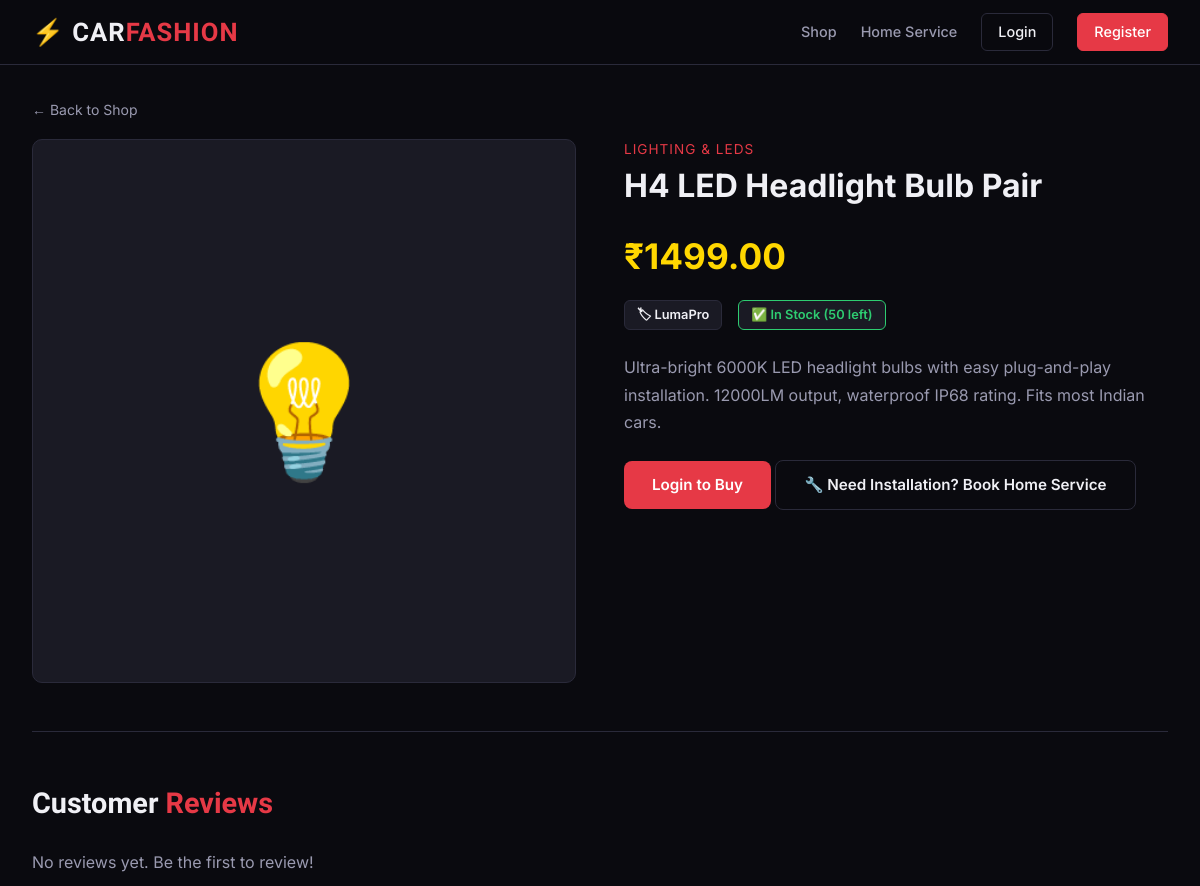
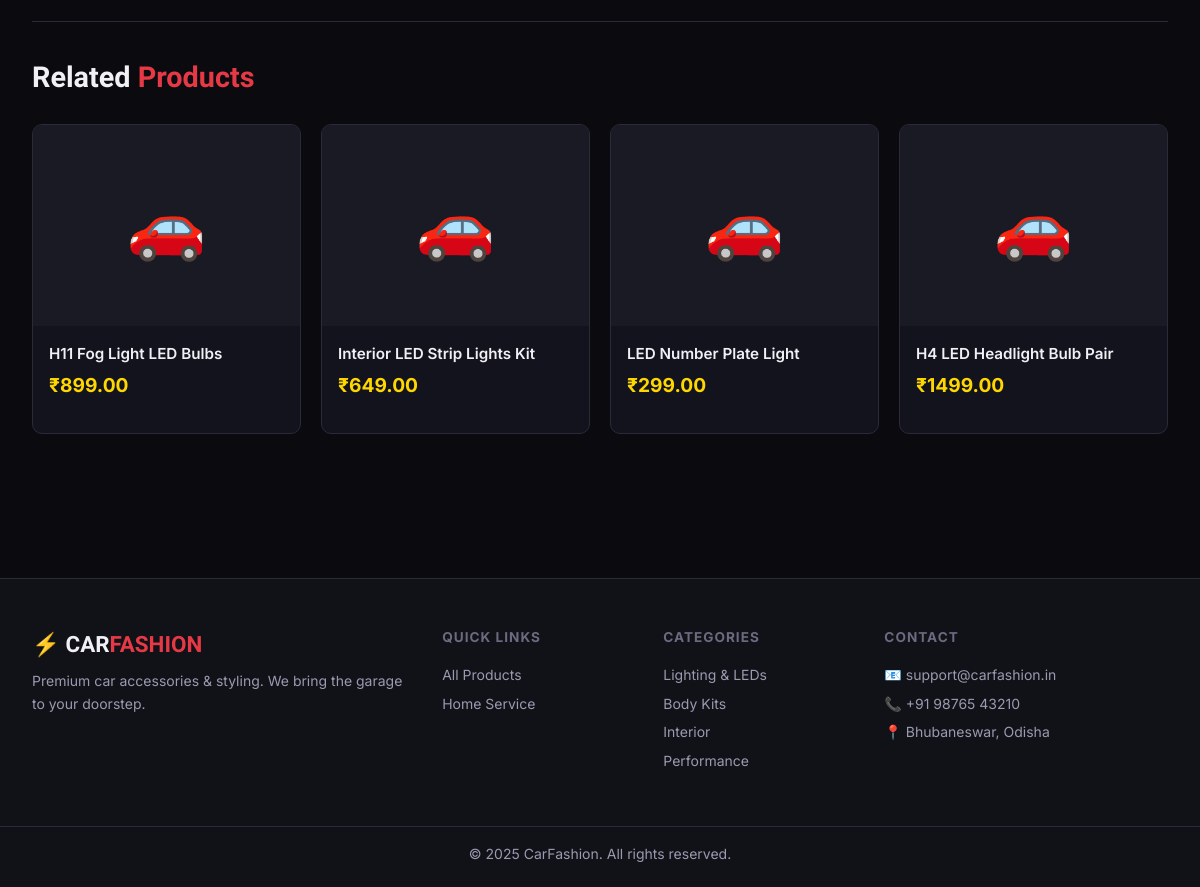
The page /products/h4-led-headlight-bulb-pair/ on the database its author committed (2 pictures, top to bottom).
### store/models.py (models this page shows, shortened)
class Product(models.Model):
    category = models.ForeignKey(Category, on_delete=models.CASCADE, related_name='products')
    name = models.CharField(max_length=200)
    slug = models.SlugField(unique=True)
    description = models.TextField()
    price = models.DecimalField(max_digits=10, decimal_places=2)
    stock = models.PositiveIntegerField(default=0)
    image = models.ImageField(upload_to='products/', blank=True, null=True)
    brand = models.CharField(max_length=100, blank=True)
    is_available = models.BooleanField(default=True)
    is_featured = models.BooleanField(default=False)
    created_at = models.DateTimeField(auto_now_add=True)
    updated_at = models.DateTimeField(auto_now=True)
    @property
    def in_stock(self):
        return self.stock > 0

class Category(models.Model):
    name = models.CharField(max_length=100)
    slug = models.SlugField(unique=True)
    description = models.TextField(blank=True)
    image = models.ImageField(upload_to='categories/', blank=True, null=True)
    class Meta:
        verbose_name_plural = 'Categories'

### store/views.py (the view, shortened to what this page needs)
# urls.py: path('products/<slug:slug>/', views.product_detail, name='product_detail'),
def product_detail(request, slug):
    product = get_object_or_404(Product, slug=slug, is_available=True)
    reviews = product.reviews.all().order_by('-created_at')
    avg_rating = reviews.aggregate(Avg('rating'))['rating__avg']
    related_products = Product.objects.filter(
        category=product.category, is_available=True
    ).exclude(id=product.id)[:4]
    review_form = ReviewForm()
    user_reviewed = False
    context = {
        'product': product,
        'reviews': reviews,
        'avg_rating': avg_rating,
        'related_products': related_products,
        'review_form': review_form,
        'user_reviewed': user_reviewed,
    }
    return render(request, 'store/product_detail.html', context)

### store/context_processors.py (called while the page is built)
def cart_count(request):
    count = 0
    if request.user.is_authenticated:
        try:
            cart = Cart.objects.get(user=request.user)
            count = cart.item_count
        except Cart.DoesNotExist:
            pass
    return {'cart_count': count}

### store/templates/store/product_detail.html (shortened to what this page needs)
{% extends 'base.html' %}
{% block content %}
<div style="margin-bottom:1rem;">
  <a href="{% url 'product_list' %}" style="color:var(--text2); font-size:.875rem;">← Back to Shop</a>
</div>
<div class="product-detail">
  <div>
    <div class="detail-img">
      {% if product.image %}<img src="{{ product.image.url }}" alt="{{ product.name }}">
      {% else %}
        {% if "led" in product.name|lower or "light" in product.name|lower %}💡
        {% elif "drl" in product.name|lower %}🔦
        {% else %}🚗{% endif %}
      {% endif %}
    </div>
  </div>
  <div class="detail-info">
    <div style="color:var(--accent); font-size:.85rem; text-transform:uppercase; letter-spacing:1px;">{{ product.category.name }}</div>
    <h1>{{ product.name }}</h1>
    <div class="detail-price">₹{{ product.price }}</div>
    <div class="detail-meta">
      {% if product.brand %}
      <span class="meta-badge">🏷 {{ product.brand }}</span>
      {% endif %}
      {% if product.in_stock %}
        <span class="meta-badge" style="color:var(--green); border-color:var(--green);">✅ In Stock ({{ product.stock }} left)</span>
      {% else %}
        <span class="meta-badge" style="color:var(--accent); border-color:var(--accent);">❌ Out of Stock</span>
      {% endif %}
    </div>
    <div style="color:var(--text2); margin-bottom:1.5rem; line-height:1.7;">{{ product.description }}</div>
    {% if user.is_authenticated %}
      {% if product.in_stock %}
        <a href="{% url 'add_to_cart' product.id %}" class="btn btn-red" style="margin-bottom:1rem;">🛒 Add to Cart</a>
      {% else %}
        <button class="btn btn-ghost" disabled style="opacity:.5; margin-bottom:1rem;">Out of Stock</button>
      {% endif %}
    {% else %}
      <a href="{% url 'login' %}" class="btn btn-red" style="margin-bottom:1rem;">Login to Buy</a>
    {% endif %}
    <a href="{% url 'home_service' %}" class="btn btn-ghost">🔧 Need Installation? Book Home Service</a>
  </div>
</div>
<hr class="divider">
<div class="reviews-section">
  <h2 class="section-title" style="margin-bottom:1.5rem;">Customer <span>Reviews</span></h2>
  {% if reviews %}
    {% for review in reviews %}
    <div class="review-card">
      <div class="review-header">
        <div>
          <span class="reviewer-name">{{ review.user.first_name|default:review.user.username }}</span>
          <span class="rating-stars" style="font-size:.9rem; margin-left:8px;">{% for i in "12345" %}{% if forloop.counter <= review.rating %}★{% else %}☆{% endif %}{% endfor %}</span>
        </div>
        <span class="review-date">{{ review.created_at|date:"d M Y" }}</span>
      </div>
      <p class="review-text">{{ review.comment }}</p>
    </div>
    {% endfor %}
  {% else %}
    <p style="color:var(--text2);">No reviews yet. Be the first to review!</p>
  {% endif %}
</div>
{% if related_products %}
<hr class="divider">
<div class="section-header">
  <h2 class="section-title">Related <span>Products</span></h2>
</div>
<div class="product-grid">
  {% for p in related_products %}
  <div class="product-card">
    <a href="{% url 'product_detail' p.slug %}">
      <div class="product-img">{% if p.image %}<img src="{{ p.image.url }}" alt="{{ p.name }}">{% else %}🚗{% endif %}</div>
    </a>
    <div class="product-body">
      <div class="product-name"><a href="{% url 'product_detail' p.slug %}">{{ p.name }}</a></div>
      <span class="product-price">₹{{ p.price }}</span>
    </div>
    <div class="product-footer">
    </div>
  </div>
  {% endfor %}
</div>
{% endif %}
{% endblock %}

### static/store/css/main.css (style rules this page uses)
*, *::before, *::after { box-sizing: border-box; margin: 0; padding: 0; }
:root { --bg: #0a0a0f; --bg2: #111118; --bg3: #1a1a24; --card: #13131d; --border: #2a2a3a; --accent: #e63946; --accent2: #ff6b35; --gold: #ffd700; --text: #f0f0f5; --text2: #9a9ab0; --text3: #6a6a80; --green: #2ecc71; --radius: 10px; --shadow: 0 4px 24px rgba(0,0,0,0.5); }
body { font-family: 'Inter', sans-serif; background: var(--bg); color: var(--text); line-height: 1.6; min-height: 100vh; }
a { color: inherit; text-decoration: none; }
.btn { display: inline-flex; align-items: center; gap: 8px; padding: 12px 28px; border-radius: 8px; font-weight: 600; font-size: 0.95rem; cursor: pointer; transition: all .2s; border: none; text-decoration: none; }
.btn-red { background: var(--accent); color: white; }
.btn-ghost { background: transparent; color: var(--text); border: 1px solid var(--border); }
.section-header { display: flex; align-items: center; justify-content: space-between; margin-bottom: 1.5rem; }
.section-title { font-family: 'Rajdhani', sans-serif; font-size: 1.8rem; font-weight: 700; }
.section-title span { color: var(--accent); }
.product-grid { display: grid; grid-template-columns: repeat(auto-fill, minmax(240px, 1fr)); gap: 1.25rem; margin-bottom: 3rem; }
.product-card { background: var(--card); border: 1px solid var(--border); border-radius: var(--radius); overflow: hidden; transition: all .2s; display: flex; flex-direction: column; }
.product-img { aspect-ratio: 4/3; overflow: hidden; background: var(--bg3); display: flex; align-items: center; justify-content: center; font-size: 4rem; }
.product-body { padding: 1rem; flex: 1; display: flex; flex-direction: column; }
.product-name { font-weight: 600; font-size: 0.95rem; margin-bottom: 4px; color: var(--text); }
.product-price { font-size: 1.2rem; font-weight: 700; color: var(--gold); margin-top: auto; }
.product-footer { padding: 0 1rem 1rem; }
.product-detail { display: grid; grid-template-columns: 1fr 1fr; gap: 3rem; margin-bottom: 3rem; }
.detail-img { aspect-ratio: 1; background: var(--bg3); border: 1px solid var(--border); border-radius: var(--radius); display: flex; align-items: center; justify-content: center; font-size: 8rem; overflow: hidden; }
.detail-info h1 { font-size: 2rem; font-weight: 700; margin-bottom: .5rem; }
.detail-price { font-size: 2.2rem; font-weight: 700; color: var(--gold); margin: 1rem 0; }
.detail-meta { display: flex; gap: 1rem; flex-wrap: wrap; margin-bottom: 1.5rem; }
.meta-badge { padding: 4px 12px; border-radius: 6px; font-size: 0.8rem; font-weight: 600; background: var(--bg3); border: 1px solid var(--border); }
.reviews-section { margin-top: 3rem; }
hr.divider { border: none; border-top: 1px solid var(--border); margin: 2rem 0; }

### rows shown on the page
Product: category.name "LIGHTING & LEDS", name "H4 LED Headlight Bulb Pair", price "1499.00", brand "LumaPro", stock "50", description "Ultra-bright 6000K LED headlight bulbs with easy plug-and-play installation. 12000LM output, waterproof IP68 rating. Fits most Indian cars."
Product: name "H11 Fog Light LED Bulbs", price "899.00"
Product: name "Interior LED Strip Lights Kit", price "649.00"
Product: name "LED Number Plate Light", price "299.00"
Product: name "H4 LED Headlight Bulb Pair", price "1499.00"
